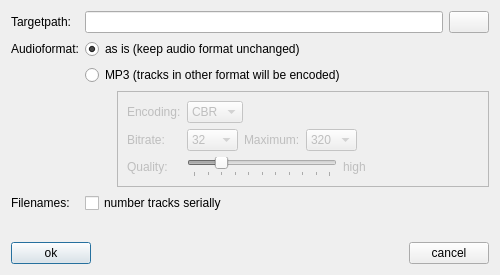
<?xml version="1.0" encoding="UTF-8"?>
<ui version="4.0">
 <class>ExportTracks</class>
 <widget class="QDialog" name="ExportTracks">
  <property name="geometry">
   <rect>
    <x>0</x>
    <y>0</y>
    <width>500</width>
    <height>275</height>
   </rect>
  </property>
  <property name="windowTitle">
   <string>Export Tracks</string>
  </property>
  <layout class="QVBoxLayout" name="verticalLayout_2">
   <item>
    <layout class="QFormLayout" name="formLayout">
     <property name="fieldGrowthPolicy">
      <enum>QFormLayout::AllNonFixedFieldsGrow</enum>
     </property>
     <item row="0" column="0">
      <widget class="QLabel" name="label">
       <property name="text">
        <string>Targetpath:</string>
       </property>
      </widget>
     </item>
     <item row="0" column="1">
      <layout class="QHBoxLayout" name="horizontalLayout">
       <item>
        <widget class="QLineEdit" name="targetPath"/>
       </item>
       <item>
        <widget class="QPushButton" name="targetPathButton">
         <property name="text">
          <string/>
         </property>
         <property name="icon">
          <iconset resource="../../resources.qrc">
           <normaloff>:/icons/resources/folder-open-16.png</normaloff>:/icons/resources/folder-open-16.png</iconset>
         </property>
         <property name="iconSize">
          <size>
           <width>16</width>
           <height>16</height>
          </size>
         </property>
        </widget>
       </item>
      </layout>
     </item>
     <item row="1" column="0">
      <widget class="QLabel" name="label_2">
       <property name="text">
        <string>Audioformat:</string>
       </property>
      </widget>
     </item>
     <item row="1" column="1">
      <widget class="QRadioButton" name="radioButton">
       <property name="text">
        <string>as is (keep audio format unchanged)</string>
       </property>
       <property name="checked">
        <bool>true</bool>
       </property>
      </widget>
     </item>
     <item row="2" column="1">
      <widget class="QRadioButton" name="radioButton_2">
       <property name="text">
        <string>MP3 (tracks in other format will be encoded)</string>
       </property>
      </widget>
     </item>
     <item row="3" column="1">
      <layout class="QHBoxLayout" name="horizontalLayout_4">
       <item>
        <spacer name="horizontalSpacer_3">
         <property name="orientation">
          <enum>Qt::Horizontal</enum>
         </property>
         <property name="sizeType">
          <enum>QSizePolicy::Fixed</enum>
         </property>
         <property name="sizeHint" stdset="0">
          <size>
           <width>32</width>
           <height>20</height>
          </size>
         </property>
        </spacer>
       </item>
       <item>
        <widget class="QFrame" name="frameMP3Selection">
         <property name="enabled">
          <bool>false</bool>
         </property>
         <property name="frameShape">
          <enum>QFrame::StyledPanel</enum>
         </property>
         <property name="frameShadow">
          <enum>QFrame::Raised</enum>
         </property>
         <layout class="QVBoxLayout" name="verticalLayout">
          <item>
           <layout class="QFormLayout" name="formLayout_2">
            <property name="fieldGrowthPolicy">
             <enum>QFormLayout::AllNonFixedFieldsGrow</enum>
            </property>
            <property name="topMargin">
             <number>0</number>
            </property>
            <item row="0" column="0">
             <widget class="QLabel" name="label_3">
              <property name="text">
               <string>Encoding:</string>
              </property>
             </widget>
            </item>
            <item row="0" column="1">
             <layout class="QHBoxLayout" name="horizontalLayout_2">
              <item>
               <widget class="QComboBox" name="bitrateMinimum_2">
                <property name="currentText">
                 <string>CBR</string>
                </property>
                <property name="currentIndex">
                 <number>0</number>
                </property>
                <item>
                 <property name="text">
                  <string>CBR</string>
                 </property>
                </item>
                <item>
                 <property name="text">
                  <string>ABR</string>
                 </property>
                </item>
                <item>
                 <property name="text">
                  <string>VBR</string>
                 </property>
                </item>
               </widget>
              </item>
              <item>
               <spacer name="horizontalSpacer">
                <property name="orientation">
                 <enum>Qt::Horizontal</enum>
                </property>
                <property name="sizeHint" stdset="0">
                 <size>
                  <width>40</width>
                  <height>20</height>
                 </size>
                </property>
               </spacer>
              </item>
             </layout>
            </item>
            <item row="1" column="0">
             <widget class="QLabel" name="labelBitrateMinimum">
              <property name="text">
               <string>Bitrate:</string>
              </property>
             </widget>
            </item>
            <item row="1" column="1">
             <layout class="QHBoxLayout" name="horizontalLayout_3">
              <item>
               <widget class="QComboBox" name="bitrateMinimum">
                <property name="currentText">
                 <string>32</string>
                </property>
                <property name="currentIndex">
                 <number>0</number>
                </property>
                <item>
                 <property name="text">
                  <string>32</string>
                 </property>
                </item>
                <item>
                 <property name="text">
                  <string>40</string>
                 </property>
                </item>
                <item>
                 <property name="text">
                  <string>48</string>
                 </property>
                </item>
                <item>
                 <property name="text">
                  <string>64</string>
                 </property>
                </item>
                <item>
                 <property name="text">
                  <string>80</string>
                 </property>
                </item>
                <item>
                 <property name="text">
                  <string>96</string>
                 </property>
                </item>
                <item>
                 <property name="text">
                  <string>112</string>
                 </property>
                </item>
                <item>
                 <property name="text">
                  <string>128</string>
                 </property>
                </item>
                <item>
                 <property name="text">
                  <string>160</string>
                 </property>
                </item>
                <item>
                 <property name="text">
                  <string>192</string>
                 </property>
                </item>
                <item>
                 <property name="text">
                  <string>224</string>
                 </property>
                </item>
                <item>
                 <property name="text">
                  <string>256</string>
                 </property>
                </item>
                <item>
                 <property name="text">
                  <string>320</string>
                 </property>
                </item>
               </widget>
              </item>
              <item>
               <widget class="QLabel" name="labelBitrateMaximum">
                <property name="text">
                 <string>Maximum:</string>
                </property>
               </widget>
              </item>
              <item>
               <widget class="QComboBox" name="bitrateMaximum">
                <property name="currentText">
                 <string>320</string>
                </property>
                <property name="currentIndex">
                 <number>12</number>
                </property>
                <item>
                 <property name="text">
                  <string>32</string>
                 </property>
                </item>
                <item>
                 <property name="text">
                  <string>40</string>
                 </property>
                </item>
                <item>
                 <property name="text">
                  <string>48</string>
                 </property>
                </item>
                <item>
                 <property name="text">
                  <string>64</string>
                 </property>
                </item>
                <item>
                 <property name="text">
                  <string>80</string>
                 </property>
                </item>
                <item>
                 <property name="text">
                  <string>96</string>
                 </property>
                </item>
                <item>
                 <property name="text">
                  <string>112</string>
                 </property>
                </item>
                <item>
                 <property name="text">
                  <string>128</string>
                 </property>
                </item>
                <item>
                 <property name="text">
                  <string>160</string>
                 </property>
                </item>
                <item>
                 <property name="text">
                  <string>192</string>
                 </property>
                </item>
                <item>
                 <property name="text">
                  <string>224</string>
                 </property>
                </item>
                <item>
                 <property name="text">
                  <string>256</string>
                 </property>
                </item>
                <item>
                 <property name="text">
                  <string>320</string>
                 </property>
                </item>
               </widget>
              </item>
              <item>
               <spacer name="horizontalSpacer_2">
                <property name="orientation">
                 <enum>Qt::Horizontal</enum>
                </property>
                <property name="sizeHint" stdset="0">
                 <size>
                  <width>40</width>
                  <height>20</height>
                 </size>
                </property>
               </spacer>
              </item>
             </layout>
            </item>
            <item row="2" column="0">
             <widget class="QLabel" name="label_4">
              <property name="text">
               <string>Quality:</string>
              </property>
             </widget>
            </item>
            <item row="2" column="1">
             <layout class="QHBoxLayout" name="horizontalLayout_6">
              <item>
               <widget class="QSlider" name="qualitySlider">
                <property name="sizePolicy">
                 <sizepolicy hsizetype="Fixed" vsizetype="Fixed">
                  <horstretch>0</horstretch>
                  <verstretch>0</verstretch>
                 </sizepolicy>
                </property>
                <property name="minimumSize">
                 <size>
                  <width>150</width>
                  <height>0</height>
                 </size>
                </property>
                <property name="maximumSize">
                 <size>
                  <width>150</width>
                  <height>16777215</height>
                 </size>
                </property>
                <property name="maximum">
                 <number>10</number>
                </property>
                <property name="pageStep">
                 <number>1</number>
                </property>
                <property name="value">
                 <number>2</number>
                </property>
                <property name="orientation">
                 <enum>Qt::Horizontal</enum>
                </property>
                <property name="invertedAppearance">
                 <bool>false</bool>
                </property>
                <property name="invertedControls">
                 <bool>false</bool>
                </property>
                <property name="tickPosition">
                 <enum>QSlider::TicksBelow</enum>
                </property>
                <property name="tickInterval">
                 <number>1</number>
                </property>
               </widget>
              </item>
              <item>
               <widget class="QLabel" name="qualityDescription">
                <property name="text">
                 <string>high</string>
                </property>
               </widget>
              </item>
             </layout>
            </item>
           </layout>
          </item>
         </layout>
        </widget>
       </item>
      </layout>
     </item>
     <item row="4" column="1">
      <widget class="QCheckBox" name="checkBox">
       <property name="text">
        <string>number tracks serially</string>
       </property>
      </widget>
     </item>
     <item row="4" column="0">
      <widget class="QLabel" name="label_5">
       <property name="text">
        <string>Filenames:</string>
       </property>
      </widget>
     </item>
    </layout>
   </item>
   <item>
    <layout class="QHBoxLayout" name="horizontalLayout_5">
     <item>
      <widget class="QPushButton" name="okButton">
       <property name="text">
        <string>ok</string>
       </property>
       <property name="icon">
        <iconset resource="../../resources.qrc">
         <normaloff>:/icons/resources/button_ok.png</normaloff>:/icons/resources/button_ok.png</iconset>
       </property>
       <property name="default">
        <bool>true</bool>
       </property>
       <property name="flat">
        <bool>false</bool>
       </property>
      </widget>
     </item>
     <item>
      <spacer name="horizontalSpacer_4">
       <property name="orientation">
        <enum>Qt::Horizontal</enum>
       </property>
       <property name="sizeHint" stdset="0">
        <size>
         <width>40</width>
         <height>20</height>
        </size>
       </property>
      </spacer>
     </item>
     <item>
      <widget class="QPushButton" name="cancelButton">
       <property name="text">
        <string>cancel</string>
       </property>
       <property name="icon">
        <iconset resource="../../resources.qrc">
         <normaloff>:/icons/resources/cancel.png</normaloff>:/icons/resources/cancel.png</iconset>
       </property>
      </widget>
     </item>
    </layout>
   </item>
  </layout>
 </widget>
 <resources>
  <include location="../../resources.qrc"/>
 </resources>
 <connections/>
</ui>
